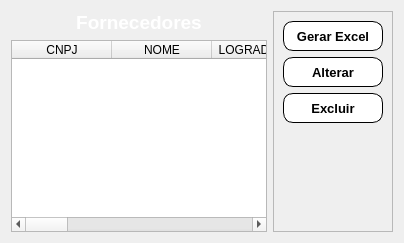
          <widget class="QWidget" name="pg_fornecedores_2">
           <attribute name="title">
            <string>Lista de Fornecedores</string>
           </attribute>
           <layout class="QVBoxLayout" name="verticalLayout_7">
            <item>
             <layout class="QHBoxLayout" name="horizontalLayout_3">
              <item>
               <layout class="QVBoxLayout" name="verticalLayout_6">
                <item>
                 <layout class="QVBoxLayout" name="verticalLayout_5">
                  <item>
                   <widget class="QLabel" name="label_3">
                    <property name="text">
                     <string>&lt;html&gt;&lt;head/&gt;&lt;body&gt;&lt;p align=&quot;center&quot;&gt;&lt;span style=&quot; font-size:14pt; font-weight:600; color:#ffffff;&quot;&gt;Fornecedores&lt;/span&gt;&lt;/p&gt;&lt;/body&gt;&lt;/html&gt;</string>
                    </property>
                   </widget>
                  </item>
                  <item>
                   <widget class="QTableWidget" name="table_fornec">
                    <column>
                     <property name="text">
                      <string>CNPJ</string>
                     </property>
                    </column>
                    <column>
                     <property name="text">
                      <string>NOME</string>
                     </property>
                    </column>
                    <column>
                     <property name="text">
                      <string>LOGRADOURO</string>
                     </property>
                    </column>
                    <column>
                     <property name="text">
                      <string>NUMERO</string>
                     </property>
                    </column>
                    <column>
                     <property name="text">
                      <string>COMPLEMENTO</string>
                     </property>
                    </column>
                    <column>
                     <property name="text">
                      <string>BAIRRO</string>
                     </property>
                    </column>
                    <column>
                     <property name="text">
                      <string>MUNICIPIO</string>
                     </property>
                    </column>
                    <column>
                     <property name="text">
                      <string>UF</string>
                     </property>
                    </column>
                    <column>
                     <property name="text">
                      <string>CEP</string>
                     </property>
                    </column>
                    <column>
                     <property name="text">
                      <string>TELEFONE</string>
                     </property>
                    </column>
                    <column>
                     <property name="text">
                      <string>EMAIL</string>
                     </property>
                    </column>
                   </widget>
                  </item>
                 </layout>
                </item>
                <item>
                 <layout class="QVBoxLayout" name="verticalLayout_4"/>
                </item>
               </layout>
              </item>
              <item>
               <widget class="QFrame" name="frame">
                <property name="sizePolicy">
                 <sizepolicy hsizetype="Fixed" vsizetype="Preferred">
                  <horstretch>0</horstretch>
                  <verstretch>0</verstretch>
                 </sizepolicy>
                </property>
                <property name="frameShape">
                 <enum>QFrame::StyledPanel</enum>
                </property>
                <property name="frameShadow">
                 <enum>QFrame::Raised</enum>
                </property>
                <layout class="QVBoxLayout" name="verticalLayout_3">
                 <item>
                  <widget class="QPushButton" name="btn_gerar_excel">
                   <property name="minimumSize">
                    <size>
                     <width>100</width>
                     <height>30</height>
                    </size>
                   </property>
                   <property name="font">
                    <font>
                     <pointsize>10</pointsize>
                     <weight>75</weight>
                     <bold>true</bold>
                    </font>
                   </property>
                   <property name="cursor">
                    <cursorShape>PointingHandCursor</cursorShape>
                   </property>
                   <property name="styleSheet">
                    <string notr="true">QPushButton{	
	background-color: rgb(255, 255, 255);
	color: rgb(0, 0, 0);
	border-radius:10px;
	border-width: 2px;
	border-style: outset;
	border-color: black;
}
QPushButton:hover{
	
	background-color: rgb(0, 255, 127);
	
	color: rgb(0, 0, 0);
		
}
QPushButton:!pressed
{
  border: 1px solid black;
}</string>
                   </property>
                   <property name="text">
                    <string>Gerar Excel</string>
                   </property>
                  </widget>
                 </item>
                 <item>
                  <widget class="QPushButton" name="btn_alterar_for">
                   <property name="minimumSize">
                    <size>
                     <width>100</width>
                     <height>30</height>
                    </size>
                   </property>
                   <property name="font">
                    <font>
                     <pointsize>10</pointsize>
                     <weight>75</weight>
                     <bold>true</bold>
                    </font>
                   </property>
                   <property name="cursor">
                    <cursorShape>PointingHandCursor</cursorShape>
                   </property>
                   <property name="styleSheet">
                    <string notr="true">QPushButton{	
	background-color: rgb(255, 255, 255);
	color: rgb(0, 0, 0);
	border-radius:10px;
	border-width: 2px;
	border-style: outset;
	border-color: black;
}
QPushButton:hover{
	
	background-color: rgb(255, 255, 0);
	color: rgb(0, 0, 0);
		
}
QPushButton:!pressed
{
  border: 1px solid black;
}</string>
                   </property>
                   <property name="text">
                    <string>Alterar</string>
                   </property>
                  </widget>
                 </item>
                 <item>
                  <widget class="QPushButton" name="btn_excluir_for">
                   <property name="minimumSize">
                    <size>
                     <width>100</width>
                     <height>30</height>
                    </size>
                   </property>
                   <property name="font">
                    <font>
                     <pointsize>10</pointsize>
                     <weight>75</weight>
                     <bold>true</bold>
                    </font>
                   </property>
                   <property name="cursor">
                    <cursorShape>PointingHandCursor</cursorShape>
                   </property>
                   <property name="styleSheet">
                    <string notr="true">QPushButton{	
	background-color: rgb(255, 255, 255);
	color: rgb(0, 0, 0);
	border-radius:10px;
	border-width: 2px;
	border-style: outset;
	border-color: black;
}
QPushButton:hover{
	
	background-color: rgb(255, 0, 0);
	color: rgb(0, 0, 0);
		
}
QPushButton:!pressed
{
  border: 1px solid black;
}</string>
                   </property>
                   <property name="text">
                    <string>Excluir</string>
                   </property>
                  </widget>
                 </item>
                 <item>
                  <spacer name="verticalSpacer">
                   <property name="orientation">
                    <enum>Qt::Vertical</enum>
                   </property>
                   <property name="sizeHint" stdset="0">
                    <size>
                     <width>0</width>
                     <height>0</height>
                    </size>
                   </property>
                  </spacer>
                 </item>
                </layout>
               </widget>
              </item>
             </layout>
            </item>
           </layout>
          </widget>
